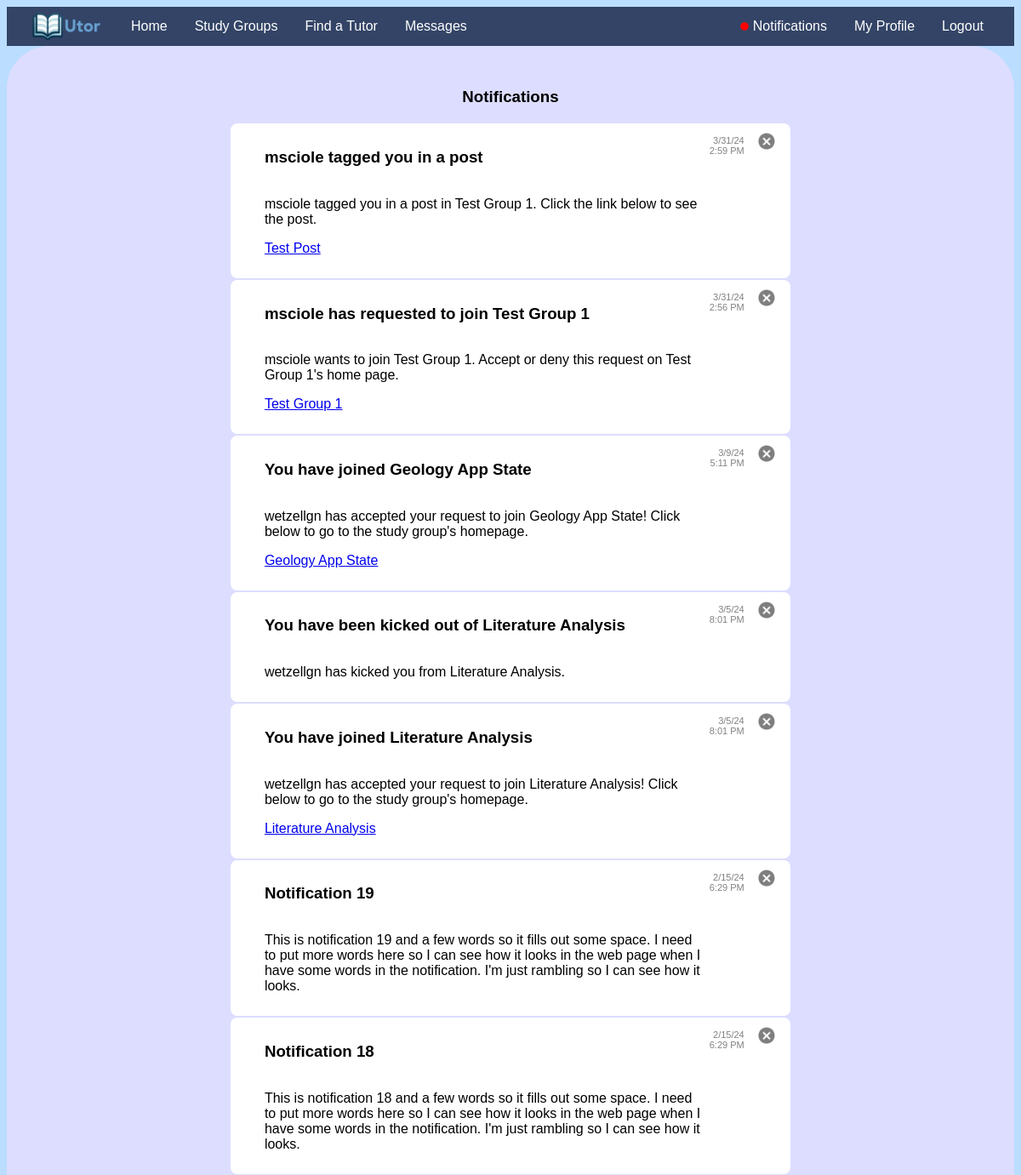
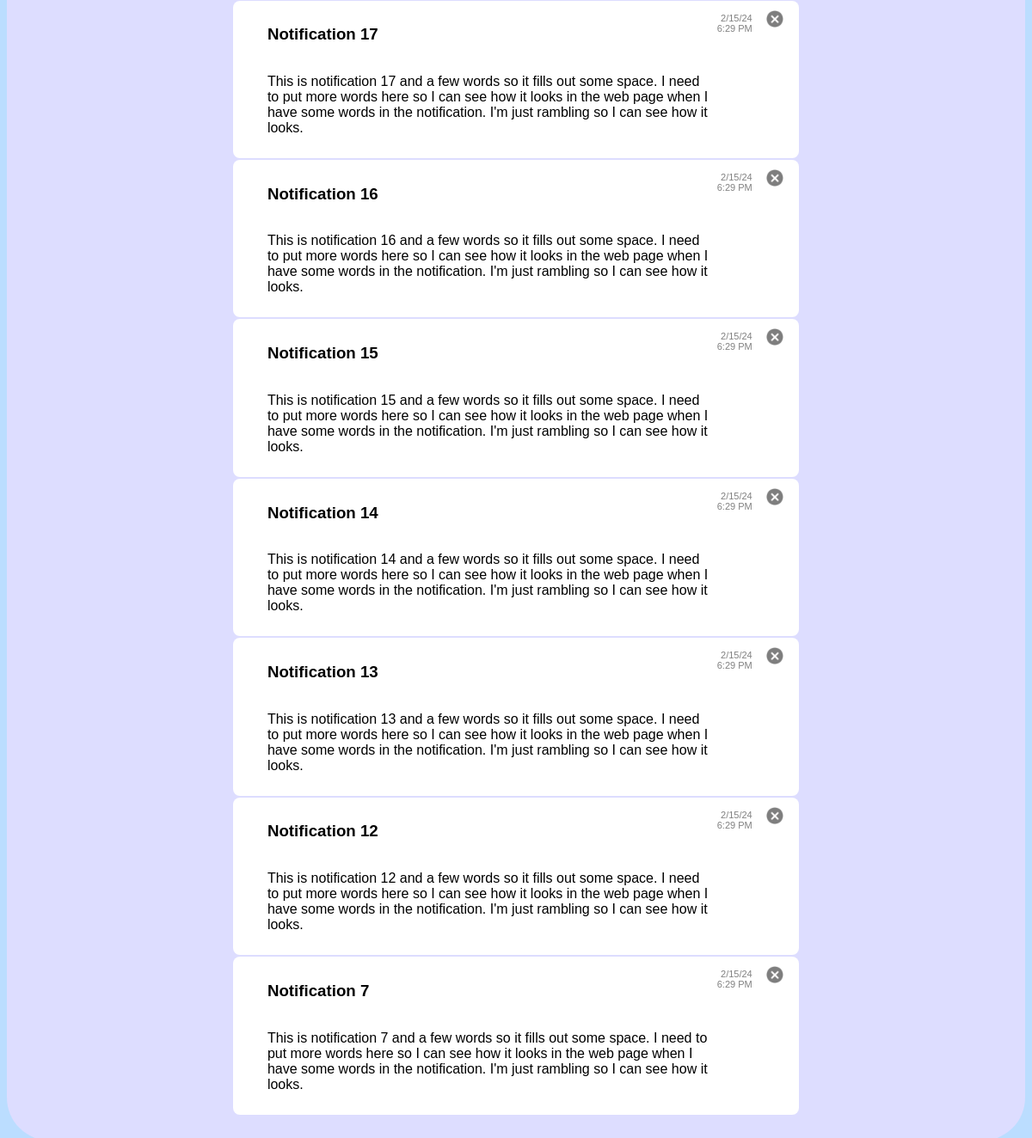
Page /notifications/ (signed in) on the committed database (2 pictures, top to bottom).
### main/models.py (models this page shows, shortened)
class Notification(models.Model):
    time = models.DateTimeField(auto_now_add=True)
    user = models.ForeignKey(User, on_delete=models.CASCADE)
    n_type = models.CharField(max_length=10)
    title = models.CharField(max_length = 150)
    text = models.CharField(max_length = 500)
    regarding_group = models.ForeignKey(StudyGroup, null=True, on_delete=models.CASCADE, related_name="gnot_set")
    regarding_user = models.ForeignKey(User, null=True, on_delete=models.CASCADE, related_name="regu_set")
    regarding_post = models.ForeignKey(GroupPost, null=True, on_delete=models.CASCADE, related_name="regp_set")
    regarding_dm = models.CharField(max_length=100, default="")

class GroupPost(models.Model):
    poster = models.ForeignKey(User, on_delete=models.CASCADE)
    group = models.ForeignKey(StudyGroup, on_delete=models.CASCADE)
    time = models.DateTimeField(auto_now_add=True)
    title = models.CharField(max_length = 130)
    text = models.TextField(null=True, blank=True)
    image_source = models.CharField(max_length=1000, null=True, blank=True)

class StudyGroup(models.Model):
    owner = models.ForeignKey(User, on_delete=models.CASCADE, related_name="owned_studygroups")
    university = models.ForeignKey(University, on_delete=models.CASCADE)
    user_list = models.ManyToManyField(User)
    requests = models.ManyToManyField(User, related_name="requests_set")
    invitations = models.ManyToManyField(User, related_name="invitations_set")
    name = models.CharField(max_length=100)
    subject = models.CharField(max_length=100)
    description = models.TextField(null=True, blank=True)
    course = models.CharField(max_length=10, null=True, blank=True)

### main/misc_utils.py (the view)
    def wrapper(request, *args, **kwargs):
        if not request.user.is_authenticated:
            return redirect("login")
        return target(request, *args, **kwargs)

### main/misc_utils.py (called while the page is built)
def ensure_authenticated(target):
    def wrapper(request, *args, **kwargs):
        if not request.user.is_authenticated:
            return redirect("login")
        return target(request, *args, **kwargs)
    return wrapper

### main/models.py (called while the page is built)
    def has_notifications(self):
        return bool(Notification.objects.filter(user=self))

    def num_notifications(self):
        return len(Notification.objects.filter(user=self))

### main/views.py (called while the page is built)
@ensure_authenticated
def notifications(request):
    notifs = Notification.objects.filter(user=request.user).order_by("-time")
    return render(request, "notifications.html", context={"notifications": notifs})

### main/templates/notifications.html (shortened to what this page needs)
{% extends 'base.html' %}
{% load static %}
{% block content %}
<div class="outer">
  <div class="maindiv">
    <div class="center text-center">
      <h3>Notifications</h3>
    </div>
    <div id="notificationlist" class="grouplist notifications">
      {% if notifications %}
        {% for notif in notifications %}
          <div id="notification{{ notif.id }}" style="padding-right: 0px;" class="cardlist2 flexrow">
            <div style="width:98%;">
              <div class="flexrow center">
                <div style="width: 82%;">
                  <h3>{{ notif.title }}</h3>
                </div>
                <div style="text-align: right; font-size: 11px; color: gray; margin-right: 10px; margin-top: 4px;">{{ notif.time|date:"n/j/y g:i" }}&nbsp;{{ notif.time|date:"A" }}</div>
                <div style="text-align: right;">
                  <button class="xbutton" onclick="removeNotification({{ notif.id }});"><img src="{% static 'main/X_button.png' %}" width=20px/></button>
                </div>
              </div>
              <div style="width: 85%;">
              <p>{{ notif.text }}</p>
              {% if notif.n_type == "group" %}
                <p><a href="{% url 'view_group' notif.regarding_group.id %}">{{ notif.regarding_group.name }}</a></p>
              {% elif notif.n_type == "post" %}
                <p><a href="{% url 'view_group' notif.regarding_post.group.id %}#post{{ notif.regarding_post.id }}">{{ notif.regarding_post.title }}</a></p>
			  {% elif notif.n_type == "New Chat" %}
				<p><a href="{% url 'send_message' notif.regarding_dm%}">New chat created by {{ notif.regarding_user.username }}!</a></p>
              {% endif %}
              </div>
            </div>
          </div>
        {% endfor %}
      {% else %}
      <div class="cardlist2 flexrow">
        <p>No new notifications</p>
      </div>
      {% endif %}
    </div>
  </div>
</div>
{% endblock %}

### main/static/main/style.css (style rules this page uses)
body { background: #BDF; font-family: Tahoma, sans-serif; }
.outer { width: 100%; display: flex; }
.center { width: 100%; display: block; }
.maindiv { width: 100%; display: flex; flex-direction: column; margin: auto; background: #DDF; border-radius: 50px; padding: 30px; }
.grouplist { display: flex; flex-direction: column; }
.flexrow { display: flex; flex-direction: row; }
.cardlist2 { background: #FFF; padding: 10px; padding-left: 40px; border-radius: 8px; margin: auto; margin-top: 2px; width: 55%; }
.text-center { text-align: center; }
.xbutton { background: rgba(0, 0, 0, 0); border: none; float: right; cursor: pointer; }

### rows in the picture
Notification: title "msciole tagged you in a post", time "3/31/24 2:59", time "PM", text "msciole tagged you in a post in Test Group 1. Click the link below to see the post.", regarding_post "Test Post"
Notification: title "msciole has requested to join Test Group 1", time "3/31/24 2:56", time "PM", text "msciole wants to join Test Group 1. Accept or deny this request on Test Group 1's home page.", regarding_group.name "Test Group 1"
Notification: title "You have joined Geology App State", time "3/9/24 5:11", time "PM", text "wetzellgn has accepted your request to join Geology App State! Click below to go to the study group's homepage.", regarding_group.name "Geology App State"
Notification: title "You have been kicked out of Literature Analysis", time "3/5/24 8:01", time "PM", text "wetzellgn has kicked you from Literature Analysis."
Notification: title "You have joined Literature Analysis", time "3/5/24 8:01", time "PM", text "wetzellgn has accepted your request to join Literature Analysis! Click below to go to the study group's homepage.", regarding_group.name "Literature Analysis"
Notification: title "Notification 19", time "2/15/24 6:29", time "PM", text "This is notification 19 and a few words so it fills out some space. I need to put more words here so I can see how it looks in the web page when I have some words in the notification. I'm just rambling so I can see how it looks."
Notification: title "Notification 18", time "2/15/24 6:29", time "PM", text "This is notification 18 and a few words so it fills out some space. I need to put more words here so I can see how it looks in the web page when I have some words in the notification. I'm just rambling so I can see how it looks."
Notification: title "Notification 17", time "2/15/24 6:29", time "PM", text "This is notification 17 and a few words so it fills out some space. I need to put more words here so I can see how it looks in the web page when I have some words in the notification. I'm just rambling so I can see how it looks."
Notification: title "Notification 16", time "2/15/24 6:29", time "PM", text "This is notification 16 and a few words so it fills out some space. I need to put more words here so I can see how it looks in the web page when I have some words in the notification. I'm just rambling so I can see how it looks."
Notification: title "Notification 15", time "2/15/24 6:29", time "PM", text "This is notification 15 and a few words so it fills out some space. I need to put more words here so I can see how it looks in the web page when I have some words in the notification. I'm just rambling so I can see how it looks."
Notification: title "Notification 14", time "2/15/24 6:29", time "PM", text "This is notification 14 and a few words so it fills out some space. I need to put more words here so I can see how it looks in the web page when I have some words in the notification. I'm just rambling so I can see how it looks."
Notification: title "Notification 13", time "2/15/24 6:29", time "PM", text "This is notification 13 and a few words so it fills out some space. I need to put more words here so I can see how it looks in the web page when I have some words in the notification. I'm just rambling so I can see how it looks."
Notification: title "Notification 12", time "2/15/24 6:29", time "PM", text "This is notification 12 and a few words so it fills out some space. I need to put more words here so I can see how it looks in the web page when I have some words in the notification. I'm just rambling so I can see how it looks."
Notification: title "Notification 7", time "2/15/24 6:29", time "PM", text "This is notification 7 and a few words so it fills out some space. I need to put more words here so I can see how it looks in the web page when I have some words in the notification. I'm just rambling so I can see how it looks."
